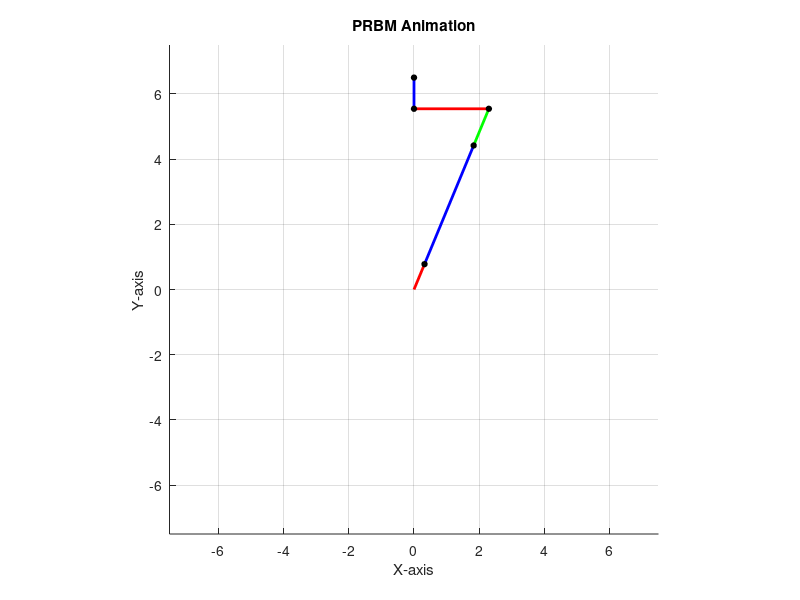

This figure's MATLAB source: (Note: this script raises an error after producing the figure.)
clear; close all; 
% Parameters
theta_max = pi/4; % Maximum angle
num_frames = 100; % Number of animation frames
theta_vals = linspace(0, pi/2, num_frames);

% GIF parameters
gif_filename = 'prbm_animation.gif'; % Output GIF file name
delay_time = 0.05; % Delay between frames (in seconds)

%% Parameters to set
r_well = 7.5; % mm
l = 3.75; %mm
theta = 3*pi/8;
t0 = 1; % mm, thickness of constant part of beam
r_inner = 0.5; % mm, radius of inner circle
l_r = r_well-r_inner-t0-l- 0.5; % rigid length
l_tip = r_well-t0-(l+l_r+r_inner)*sin(theta); % mm, length of variable stiffness tip

%% PRBM/geometric parameters
gamma = 0.8517; 
l_eff = l + l_r/2;  % distance to force application (PRBM)
lc=(1-gamma)*l_eff/2;
l_top = (r_inner+l+l_r)*cos(theta);  


% Initialize figure
figure;
hold on;
axis equal;
grid on;
xlim([-r_well, r_well]);
ylim([-r_well, r_well]);
xlabel('X-axis');
ylabel('Y-axis');
title('PRBM Animation');

% Initialize plot handles
link1_plot = plot([0, 0], [0, 0], 'r-', 'LineWidth', 2); % Link 1
link2_plot = plot([0, 0], [0, 0], 'b-', 'LineWidth', 2); % Link 2
link3_plot = plot([0, 0], [0, 0], 'g-', 'LineWidth', 2); % Link 3
link4_plot = plot([0, 0], [0, 0], 'r-', 'LineWidth', 2); % Link 4
link5_plot = plot([0, 0], [0, 0], 'b-', 'LineWidth', 2); % Link 5

joint_plot = plot(0, 0, 'ko', 'MarkerSize', 4, 'MarkerFaceColor', 'k'); % Joints

% Animation loop
for frame = 1:num_frames
    theta_p = theta_vals(frame);

    ihat = [1 0]; jhat = [0 1];

    % Forward kinematics (example for 2-link planar robot)
    % Replace with your own joint/link equations

    r1 = (r_inner +lc)*(cos(theta)*ihat + sin(theta)*jhat);
    r2 = r1 + gamma*l_eff*(cos(theta-theta_p)*ihat +sin(theta-theta_p)*jhat);
    r3 = r2 + (lc+l_r/2)*(cos(theta)*ihat + sin(theta)*jhat); 
    r4 = r3 + l_top*(cos(theta_p)*-ihat + sin(theta_p)*jhat); 
    r5 = r4 +(l_tip)*(sin(theta_p)*ihat + cos(theta_p)*jhat);

    % Update link and joint positions
    set(link1_plot, 'XData', [0, r1(1)], 'YData', [0, r1(2)]);
    set(link2_plot, 'XData', [r1(1), r2(1)], 'YData', [r1(2), r2(2)]);
    set(link3_plot, 'XData', [r2(1), r3(1)], 'YData', [r2(2), r3(2)]);
    set(link4_plot, 'XData', [r3(1), r4(1)], 'YData', [r3(2), r4(2)]);
    set(link5_plot, 'XData', [r4(1), r5(1)], 'YData', [r4(2), r5(2)]);

    set(joint_plot, 'XData', [r1(1), r2(1), r3(1), r4(1), r5(1)],...
                    'YData', [r1(2), r2(2), r3(2), r4(2), r5(2)]);
   
    % Capture the frame
    frame_image = getframe(gcf);
    im = frame2im(frame_image); % Convert to image
    
    % Write to GIF
    [imind, cm] = rgb2ind(im, 256); % Convert to indexed image
    if frame == 1
        % Create the GIF file on the first frame
        imwrite(imind, cm, gif_filename, 'gif', 'LoopCount', Inf, 'DelayTime', delay_time);
    else
        % Append to the GIF file
        imwrite(imind, cm, gif_filename, 'gif', 'WriteMode', 'append', 'DelayTime', delay_time);
    end
    
    % Pause for real-time animation (optional)
    pause(delay_time);
end

disp(['Animation saved as ', gif_filename]);
